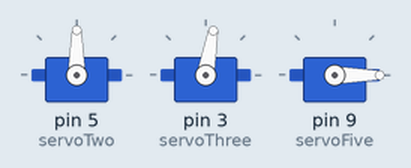
This sketch was run on a simulated Arduino Uno, built with avr-gcc and run on an emulated ATmega328P. Parts: 3 × servo.

Above: at 0.1 s.
At 1.1 s:
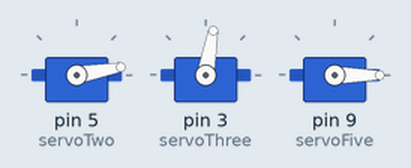
At 3.1 s:
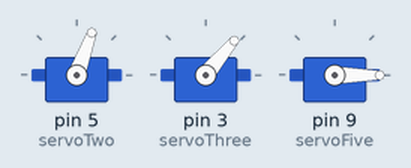
At 5.6 s:
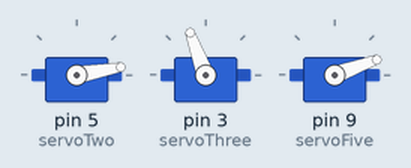
Timing chart, 0 to 7.1 s (numbered marks = the images above):
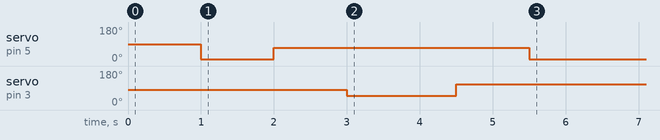

The sketch:

Roomba_Arm_Code.ino
```cpp
#include <Servo.h> // Include Servo Library:

Servo servoTwo, servoThree, servoFive;
/* Create Servo Objects.
 * servoTwo = Top Of Arm. servoThree = Center Arm. ServoFive = Hook Servo.
 * servoTwo Range: 10(Up) - 70(Down).
 * servoThree Range: 80(Up) - 50(Down).
 * servoFive Range: 20(Up) - 0(Down)
 */

void setup()
{
  // Servo Pin Attachments:
  servoTwo.attach(5);
  servoThree.attach(3);
  servoFive.attach(9);

  // Arm Up:
  servoFive.write(0);
  servoThree.write(80);
  delay(1000);
  servoTwo.write(10);
  delay(1000);

  // Arm Down & Grab:
  servoTwo.write(70);
  delay(1000);
  servoThree.write(50);
  delay(1000);
  servoFive.write(20);
  delay(500);

  // Arm Pull In & Up:
  servoThree.write(110);
  delay(1000);
  servoFive.detach(); // This Detach Is To Ensure Hook Hangs With Weight Rather Than Staying Engaged.
  servoTwo.write(10);
  delay(1000);
}

void loop()
{
}
```
